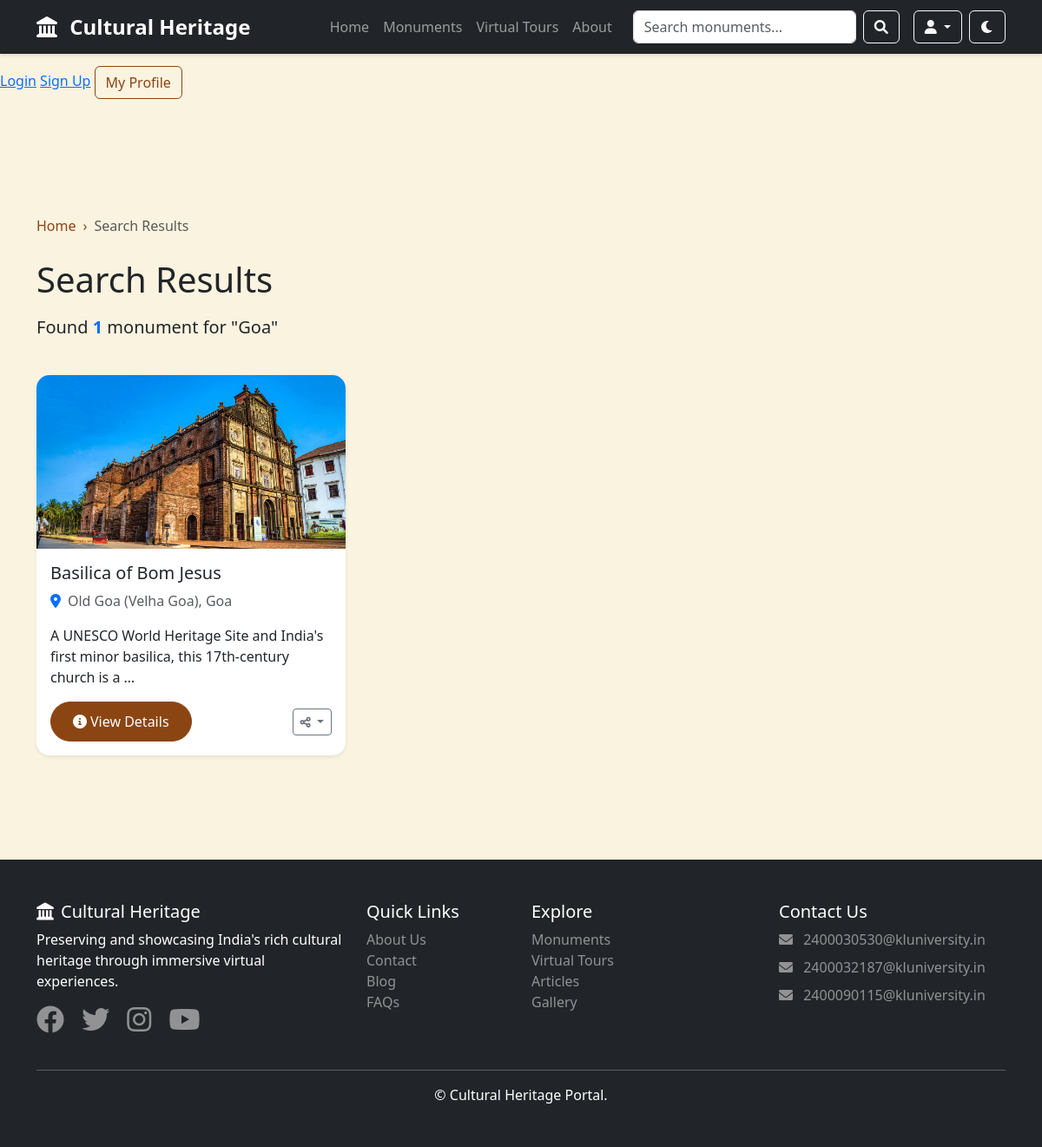
The app's page /search/?q=Goa with its own data.
### tours/models.py (models this page shows, shortened)
class Monument(models.Model):
    name = models.CharField(max_length=200)
    slug = models.SlugField(unique=True)
    description = models.TextField()
    short_description = models.CharField(max_length=300)
    location = models.CharField(max_length=200)
    state = models.CharField(max_length=100)
    latitude = models.FloatField(default=0.0)
    longitude = models.FloatField(default=0.0)
    period = models.CharField(max_length=100)
    dynasty = models.CharField(max_length=100)
    visiting_hours = models.CharField(max_length=200, default="10:00 AM - 6:00 PM")
    entry_fee = models.CharField(max_length=200, blank=True, default="Free")
    main_image = models.ImageField(upload_to='monuments/main/', null=True, blank=True)
    created_at = models.DateTimeField(auto_now_add=True)
    updated_at = models.DateTimeField(auto_now=True)
    class Meta:
        ordering = ['name']

### tours/views.py (the view)
# urls.py: path('search/', views.search, name='search'),  # Search functionality
def search(request):
    query = request.GET.get('q', '')
    monuments = []
    if query:
        monuments = Monument.objects.filter(
            models.Q(name__icontains=query) |
            models.Q(location__icontains=query) |
            models.Q(state__icontains=query) |
            models.Q(description__icontains=query)
        ).distinct()
    context = {
        'monuments': monuments,
        'query': query,
        'count': monuments.count() if monuments else 0
    }
    return render(request, 'search_results.html', context)

### templates/search_results.html (shortened to what this page needs)
{% extends 'base.html' %}
{% load static %}
{% block content %}
<div class="container py-5">
    <div class="row mb-4">
        <div class="col-12">
            <nav aria-label="breadcrumb">
                <ol class="breadcrumb">
                    <li class="breadcrumb-item"><a href="{% url 'tours:home' %}">Home</a></li>
                    <li class="breadcrumb-item active">Search Results</li>
                </ol>
            </nav>
            <h1 class="mb-3">Search Results</h1>
            <p class="lead">
                {% if count > 0 %}
                    Found <span class="fw-bold text-primary">{{ count }}</span> monument{{ count|pluralize }} for "{{ query }}"
                {% else %}
                    No results found for "{{ query }}"
                {% endif %}
            </p>
        </div>
    </div>
    <div class="row g-4">
        {% for monument in monuments %}
        <div class="col-md-4 mb-4">
            <div class="card h-100 shadow-sm hover-card">
                {% if monument.main_image and monument.main_image.url %}
                <img src="{{ monument.main_image.url }}" class="card-img-top" alt="{{ monument.name }}" style="height: 200px; object-fit: cover;">
                {% else %}
                <img src="https://via.placeholder.com/400x300?text={{ monument.name }}" class="card-img-top" alt="{{ monument.name }}" style="height: 200px; object-fit: cover;">
                {% endif %}
                <div class="card-body">
                    <h5 class="card-title">{{ monument.name }}</h5>
                    <p class="card-text text-muted">
                        <i class="fas fa-map-marker-alt text-primary me-2"></i>{{ monument.location }}, {{ monument.state }}
                    </p>
                    <p class="card-text">{{ monument.short_description|truncatewords:15 }}</p>
                    <div class="d-flex justify-content-between align-items-center">
                        <a href="{% url 'tours:monument_detail' monument.slug %}" class="btn btn-primary">
                            <i class="fas fa-info-circle me-1"></i>View Details
                        </a>
                        <div class="dropdown">
                            <button class="btn btn-outline-secondary btn-sm dropdown-toggle" type="button" data-bs-toggle="dropdown">
                                <i class="fas fa-share-alt"></i>
                            </button>
                        </div>
                    </div>
                </div>
            </div>
        </div>
        {% endfor %}
    </div>
</div>
{% endblock %}

### static/css/style.css (style rules this page uses)
:root { --primary-color: #8B4513; --secondary-color: #DAA520; --dark-color: #2C1810; --light-color: #F5E6D3; }
* { margin: 0; padding: 0; box-sizing: border-box; }
body { font-family: 'Segoe UI', Tahoma, Geneva, Verdana, sans-serif; background-color: #FAF3E0; padding-top: 76px; }
.hover-card { transition: transform 0.3s, box-shadow 0.3s; border: none; border-radius: 15px; overflow: hidden; }
.btn-primary { background-color: var(--primary-color); border-color: var(--primary-color); padding: 10px 25px; border-radius: 25px; transition: all 0.3s; }
.breadcrumb { background: transparent; padding: 10px 0; }
.breadcrumb-item a { color: var(--primary-color); text-decoration: none; }
.card { border: none; border-radius: 15px; overflow: hidden; transition: all 0.3s; }

### templates/base.html (style rules this page uses)
.breadcrumb { background: transparent; padding: 10px 0; }
.breadcrumb-item + .breadcrumb-item::before { content: "›"; color: #8B4513; }

### records on screen
Monument: state "Goa", main_image (picture), name "Basilica of Bom Jesus", location "Old Goa (Velha Goa)", short_description "A UNESCO World Heritage Site and India's first minor basilica, this 17th-century church is a …"

### other values on screen
{{ count }} "1"
